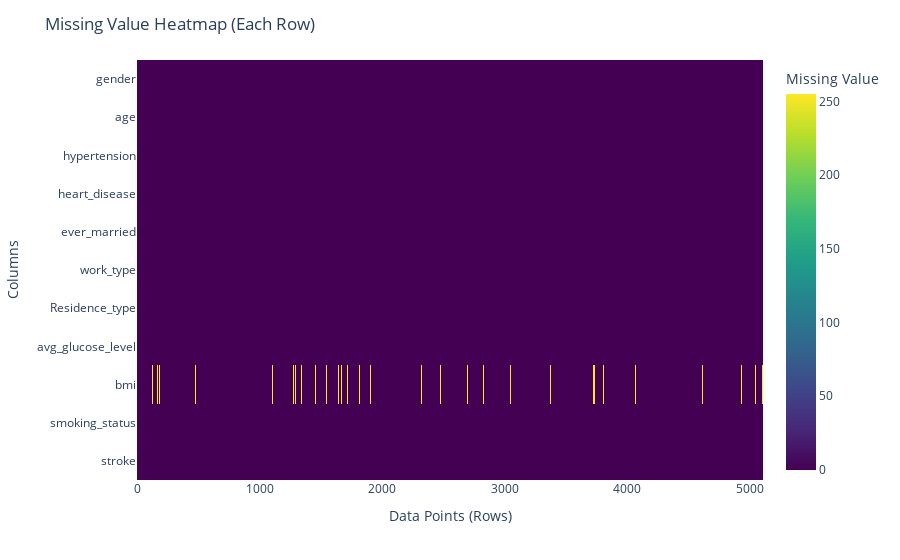

Here is the notebook cell this chart was saved with:
### Markdown cell above
Visualization of Missing Values

### Code cell
# Create a DataFrame with the missing value information
missing_data = df.isnull()

# Create a heatmap using Plotly
fig = px.imshow(missing_data.T, color_continuous_scale='viridis', labels={'color': 'Missing Value'})

# Customize the layout
fig.update_layout(
    title='Missing Value Heatmap (Each Row)',
    xaxis_title='Data Points (Rows)',
    yaxis_title='Columns',
)

# Show the heatmap
fig.show()

### Figure 1 — Plotly figure (JSON) as saved in the notebook; plotly's stock layout.template omitted (floating-point values rounded to 4 significant figures; data arrays with more than 128 entries replaced by an {"elided": "..."} marker saying what was removed)
{"data": [{"coloraxis": "coloraxis", "hovertemplate": "x: %{x}<br>y: %{y}<br>Missing Value: %{z}<extra></extra>", "name": "0", "type": "heatmap", "x": {"elided": "5110 int values"}, "xaxis": "x", "y": ["gender", "age", "hypertension", "heart_disease", "ever_married", "work_type", "Residence_type", "avg_glucose_level", "bmi", "smoking_status", "stroke"], "yaxis": "y", "z": {"elided": "11x5110 int values"}}], "layout": {"coloraxis": {"colorbar": {"title": {"text": "Missing Value"}}, "colorscale": [[0, "#440154"], [0.1111, "#482878"], [0.2222, "#3e4989"], [0.3333, "#31688e"], [0.4444, "#26828e"], [0.5556, "#1f9e89"], [0.6667, "#35b779"], [0.7778, "#6ece58"], [0.8889, "#b5de2b"], [1, "#fde725"]]}, "margin": {"t": 60}, "title": {"text": "Missing Value Heatmap (Each Row)"}, "xaxis": {"anchor": "y", "constrain": "domain", "domain": [0, 1], "scaleanchor": "y", "title": {"text": "Data Points (Rows)"}}, "yaxis": {"anchor": "x", "autorange": "reversed", "constrain": "domain", "domain": [0, 1], "title": {"text": "Columns"}}}}
